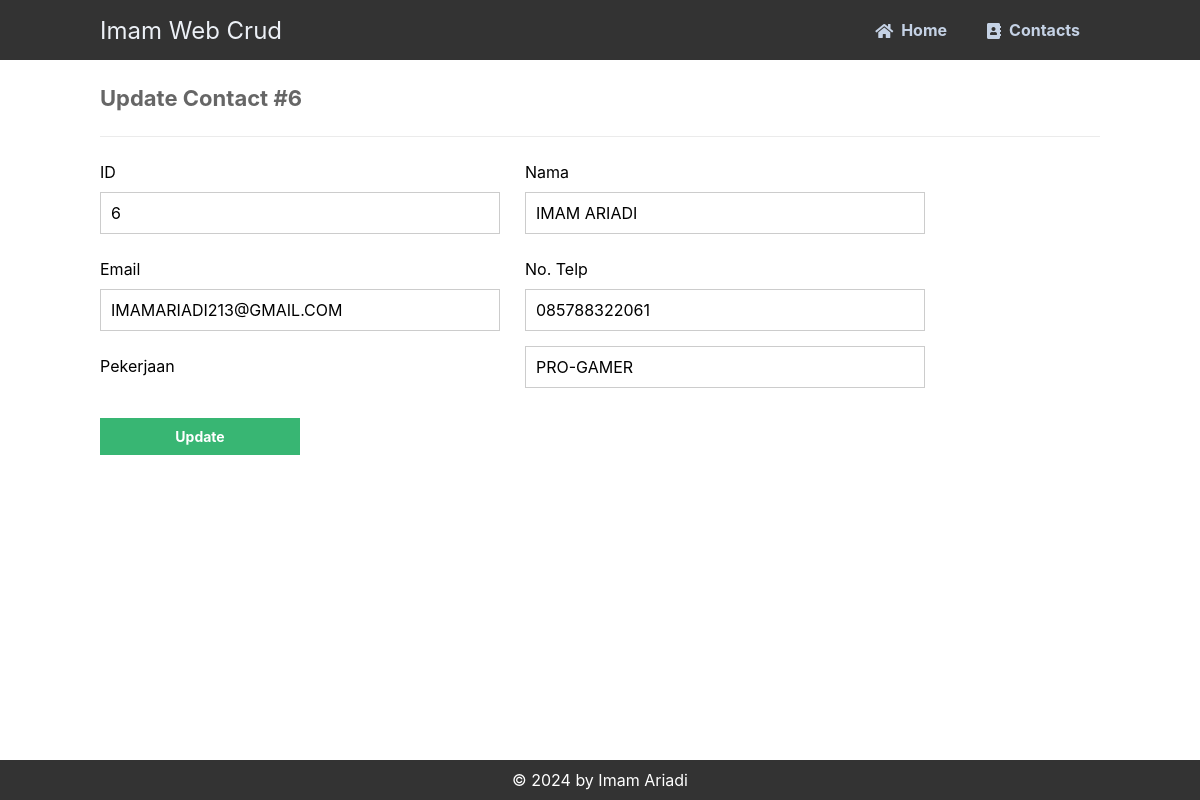
The page /update.php?id=6 on the database its author committed.
### tables this page shows
CREATE TABLE `kontak` (
  `id` int(11) NOT NULL,
  `nama` varchar(50) NOT NULL,
  `email` varchar(50) NOT NULL,
  `telp` varchar(15) NOT NULL,
  `pekerjaan` varchar(50) NOT NULL
);

### update.php (the view, shortened to what this page needs)
<?php
include 'functions.php';
$pdo = pdo_connect_mysql();
if (isset($_GET['id'])) {
    $stmt = $pdo->prepare('SELECT * FROM kontak WHERE id = ?');
    $stmt->execute([$_GET['id']]);
    $contact = $stmt->fetch(PDO::FETCH_ASSOC);
} else {
    exit('No ID specified!');
}
?>
<?=template_header('Read')?>
<div class="content update">
	<h2>Update Contact #<?=$contact['id']?></h2>
    <form action="update.php?id=<?=$contact['id']?>" method="post">
        <label for="id">ID</label>
        <label for="nama">Nama</label>
        <input type="text" name="id" value="<?=$contact['id']?>" id="id">
        <input type="text" name="nama" value="<?=$contact['nama']?>" id="nama">
        <label for="email">Email</label>
        <label for="telp">No. Telp</label>
        <input type="text" name="email" value="<?=$contact['email']?>" id="email">
        <input type="text" name="telp" value="<?=$contact['telp']?>" id="telp">
        <label for="pekerjaan">Pekerjaan</label>
        <input type="text" name="pekerjaan" value="<?=$contact['pekerjaan']?>" id="title">
        <input type="submit" value="Update">
    </form>
</div>
<?=template_footer()?>

### style.css (style rules this page uses)
* { box-sizing: border-box; font-family: -apple-system, BlinkMacSystemFont, "segoe ui", roboto, oxygen, ubuntu, cantarell, "fira sans", "droid sans", "helvetica neue", Arial, sans-serif; font-size: 16px; -webkit-font-smoothing: antialiased; -moz-osx-font-smoothing: grayscale; }
body { background-color: #FFFFFF; margin: 0; }
.content { width: 1000px; margin: 0 auto; }
.content h2 { margin: 0; padding: 25px 0; font-size: 22px; border-bottom: 1px solid #ebebeb; color: #666666; }
.update form { padding: 15px 0; display: flex; flex-flow: wrap; }
.update form label { display: inline-flex; width: 400px; padding: 10px 0; margin-right: 25px; }
.update form input { padding: 10px; width: 400px; margin-right: 25px; margin-bottom: 15px; border: 1px solid #cccccc; }
.update form input[type="submit"] { display: block; background-color: #38b673; border: 0; font-weight: bold; font-size: 14px; color: #FFFFFF; cursor: pointer; width: 200px; margin-top: 15px; }

### rows shown on the page
kontak: id "6", nama "IMAM ARIADI", email "IMAMARIADI213@GMAIL.COM", telp "085788322061", pekerjaan "PRO-GAMER"
